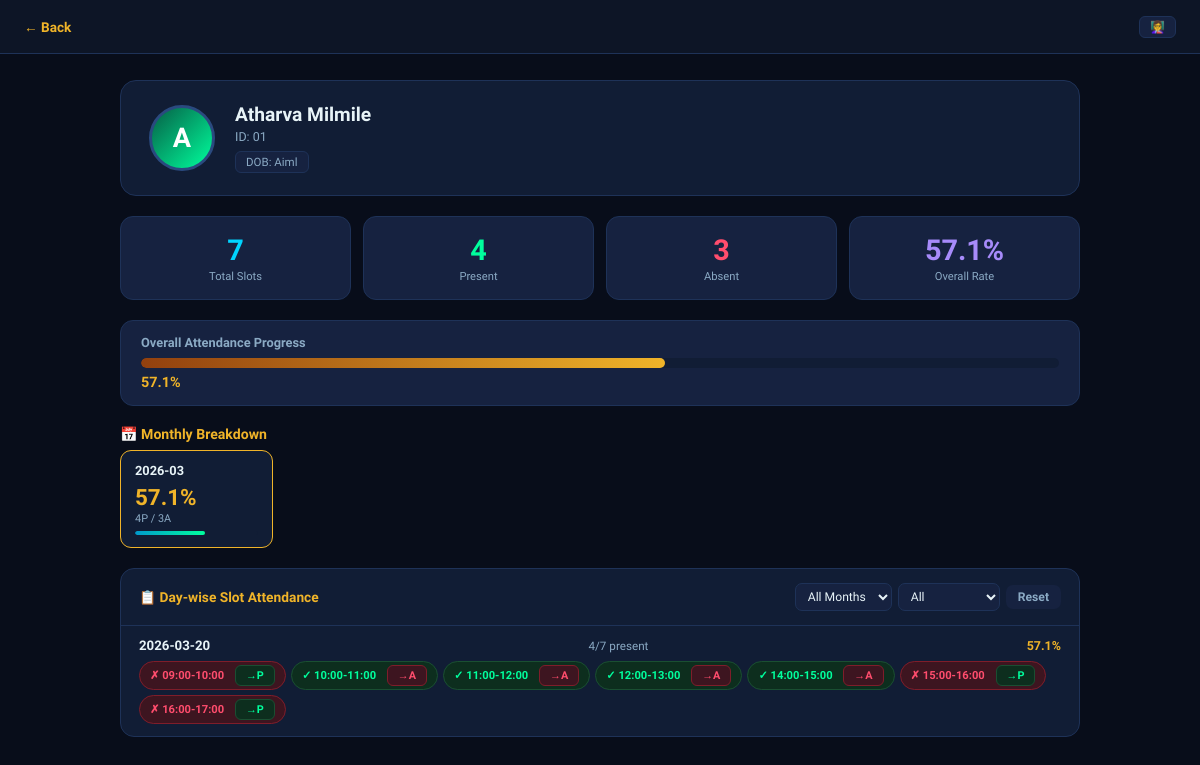
/teacher/student/01 (signed in), run on the app's committed database.
### tables this page shows
CREATE TABLE students (
            id          INTEGER PRIMARY KEY AUTOINCREMENT,
            student_id  TEXT    UNIQUE NOT NULL,
            name        TEXT    NOT NULL,
            encoding    BLOB    NOT NULL,
            registered_at TIMESTAMP DEFAULT CURRENT_TIMESTAMP
        , class_branch TEXT NOT NULL DEFAULT '', dob TEXT NOT NULL DEFAULT '', photo_path TEXT DEFAULT '', class_name TEXT DEFAULT '', branch TEXT DEFAULT '');

CREATE TABLE attendance (
            id          INTEGER PRIMARY KEY AUTOINCREMENT,
            student_id  TEXT    NOT NULL,
            name        TEXT    NOT NULL,
            date        TEXT    NOT NULL,
            time        TEXT    NOT NULL,
            marked_at   TIMESTAMP DEFAULT CURRENT_TIMESTAMP, session TEXT NOT NULL DEFAULT 'Morning', status TEXT NOT NULL DEFAULT 'Present', slot TEXT NOT NULL DEFAULT '', marked_by TEXT DEFAULT 'auto',
            FOREIGN KEY (student_id) REFERENCES students(student_id)
        );

### app.py (the view)
@app.route("/teacher/student/<sid>")
@require_role("teacher", "admin")
def teacher_student_profile(sid):
    student = database.get_student_by_id(sid)
    if not student: return "Student not found", 404
    summary       = database.get_student_summary(sid)
    daily_records = database.get_student_daily_attendance(sid)
    slots         = database.get_slots()
    today         = date.today().strftime("%Y-%m-%d")
    return render_template("teacher/student_profile.html",
        student      = student,
        summary      = summary,
        daily_records= daily_records,
        slots        = slots,
        today        = today,
        teacher_name = session.get("name",""),
        back_url     = url_for("teacher_dashboard") if session.get("role")=="teacher"
                       else url_for("admin_dashboard"))

### app.py (called while the page is built)
def require_role(*roles):
    from functools import wraps
    def decorator(f):
        @wraps(f)
        def wrapped(*args, **kwargs):
            if "role" not in session or session["role"] not in roles:
                if request.headers.get("X-Requested-With") == "XMLHttpRequest" \
                   or request.is_json \
                   or request.method == "POST":
                    return jsonify({"ok": False, "msg": "Session expired. Please log in again."}), 401
                return redirect(url_for("login"))
            return f(*args, **kwargs)
        return wrapped
    return decorator

### database.py (called while the page is built)
def get_connection():
    os.makedirs("data", exist_ok=True)
    conn = sqlite3.connect(DB_PATH)
    conn.row_factory = sqlite3.Row
    return conn

def get_slots() -> list:
    s = get_all_settings()
    from datetime import datetime, timedelta
    fmt   = "%H:%M"
    cur   = datetime.strptime(s.get("day_start","09:00"), fmt)
    end   = datetime.strptime(s.get("day_end","17:00"), fmt)
    b_s   = datetime.strptime(s.get("break_start","13:00"), fmt)
    b_e   = datetime.strptime(s.get("break_end","14:00"), fmt)
    delta = timedelta(minutes=int(s.get("slot_duration","60")))
    slots = []
    while cur < end:
        nxt = min(cur + delta, end)
        if cur >= b_e or nxt <= b_s:
            slots.append({"label": f"{cur.strftime(fmt)}-{nxt.strftime(fmt)}",
                          "start": cur.strftime(fmt), "end": nxt.strftime(fmt)})
        cur = nxt
    return slots

def get_all_slot_labels() -> list:
    return [s["label"] for s in get_slots()]

def get_all_settings():
    conn=get_connection();c=conn.cursor()
    c.execute("SELECT key,value FROM settings")
    r=c.fetchall();conn.close();return {x["key"]:x["value"] for x in r}

def get_student_by_id(sid):
    conn=get_connection();c=conn.cursor()
    c.execute("SELECT student_id,name,class_name,branch,dob,registered_at FROM students WHERE student_id=?",
              (str(sid),))
    r=c.fetchone();conn.close();return dict(r) if r else None

def get_student_attendance(sid) -> list:
    conn=get_connection();c=conn.cursor()
    c.execute("SELECT date,time,slot,status,marked_by FROM attendance WHERE student_id=? ORDER BY date DESC,slot",
              (str(sid),))
    r=c.fetchall();conn.close();return [dict(x) for x in r]

### templates/teacher/student_profile.html (shortened to what this page needs)
<!DOCTYPE html>
<html lang="en">
<head>
<link rel="stylesheet" href="/static/css/shared.css">
</head>
<body>
<div class="topbar2">
  <a href="{{ back_url }}" class="back">← Back</a>
  <span style="background:var(--glass2);border:1px solid var(--border);border-radius:6px;
    padding:3px 10px;font-size:.75rem;color:var(--warning)">👩‍🏫 {{ teacher_name }}</span>
</div>
<div class="container">
  <div class="profile-card">
    <div class="avatar">{{ student.name[0]|upper }}</div>
    <div class="pi">
      <h2>{{ student.name }}</h2>
      <p>ID: {{ student.student_id }}</p>
      <div class="tags">
        <span class="tag">DOB: {{ student.dob or '—' }}</span>
      </div>
    </div>
  </div>
  <div class="stats-row">
    <div class="sc c-cyan"><div class="num">{{ summary.total }}</div><div class="lbl">Total Slots</div></div>
    <div class="sc c-green"><div class="num">{{ summary.present }}</div><div class="lbl">Present</div></div>
    <div class="sc c-red"><div class="num">{{ summary.absent }}</div><div class="lbl">Absent</div></div>
    <div class="sc c-purple"><div class="num">{{ summary.percentage }}%</div><div class="lbl">Overall Rate</div></div>
  </div>
  <div class="pbar-wrap">
    <h3>Overall Attendance Progress</h3>
    <div class="pbar-track">
      <div class="pbar-fill" id="pb" style="width:0%;
        background:{% if summary.percentage >= 75 %}linear-gradient(90deg,var(--accent2),var(--success))
        {% elif summary.percentage >= 50 %}linear-gradient(90deg,#92400e,var(--warning))
        {% else %}linear-gradient(90deg,#7f1d1d,var(--danger)){% endif %}"></div>
    </div>
    <div class="pbar-lbl {% if summary.percentage >= 75 %}pct-good{% elif summary.percentage >= 50 %}pct-warn{% else %}pct-bad{% endif %}">
      {{ summary.percentage }}%
    </div>
  </div>
  {% if summary.monthly %}
  <div class="monthly-section">
    <h2>📅 Monthly Breakdown</h2>
    <div class="monthly-grid">
      {% for month, data in summary.monthly.items()|sort(reverse=true) %}
      <div class="month-card {% if loop.first %}active{% endif %}"
           onclick="filterByMonth('{{ month }}')" id="mc-{{ month }}">
        <div class="month-name">{{ month }}</div>
        <div class="month-pct {% if data.pct >= 75 %}pct-good{% elif data.pct >= 50 %}pct-warn{% else %}pct-bad{% endif %}">
          {{ data.pct }}%
        </div>
        <div class="month-sub">{{ data.present }}P / {{ data.absent }}A</div>
        <div class="mini-track"><div class="mini-fill" style="width:{{ data.pct }}%"></div></div>
      </div>
      {% endfor %}
    </div>
  </div>
  {% endif %}
  <div class="day-section">
    <div class="day-header">
      <h2>📋 Day-wise Slot Attendance</h2>
      <div class="filter-row">
        <select id="f-month" onchange="filterByMonth(this.value)">
          <option value="">All Months</option>
        </select>
        <select id="f-status" onchange="applyFilter()">
          <option value="">All</option>
        </select>
        <button class="fbtn fbtn-s" onclick="resetFilter()">Reset</button>
      </div>
    </div>
    <div id="days-container">
      {% if daily_records %}
        {% for day in daily_records %}
        {% set pct = (day.present / day.total * 100)|round(1) if day.total else 0 %}
        <div class="day-row"
             data-month="{{ day.date[:7] }}"
             data-has-absent="{{ 'true' if day.present < day.total else 'false' }}"
             id="day-{{ day.date }}">
          <div class="day-row-header">
            <span class="day-date">{{ day.date }}</span>
            <span class="day-summary">{{ day.present }}/{{ day.total }} present</span>
            <span class="day-pct {% if pct >= 75 %}pct-good{% elif pct >= 50 %}pct-warn{% else %}pct-bad{% endif %}">
              {{ pct }}%
            </span>
          </div>
          <div class="slot-grid">
            {% for slot_rec in day.slots %}
            {% if slot_rec.status == 'Present' %}
            <div class="slot-chip slot-present">
              ✓ {{ slot_rec.slot }}
              <button class="manual-btn btn-mark-a"
                      onclick="removeAtt('{{ student.student_id }}','{{ day.date }}','{{ slot_rec.slot }}')">
                →A
              </button>
            </div>
            {% elif slot_rec.status == 'Absent' %}
            <div class="slot-chip slot-absent">
              ✗ {{ slot_rec.slot }}
              <button class="manual-btn btn-mark-p"
                      onclick="manualMark('{{ student.student_id }}','{{ day.date }}','{{ slot_rec.slot }}')">
                →P
              </button>
            </div>
            {% endif %}
            {% endfor %}
          </div>
        </div>
        {% endfor %}
      {% else %}
        <div class="empty">📭 No attendance records yet.</div>
      {% endif %}
    </div>
  </div>
</div>
</body>
</html>

### static/css/shared.css (style rules this page uses)
*,*::before,*::after { box-sizing:border-box;margin:0;padding:0 }
:root { --bg:#080d1a;--surface:#0d1526;--glass:#111d35;--glass2:#162240; --border:#1e3258;--border2:#2a4a7f; --accent:#00d4ff;--accent2:#0099cc; --danger:#ff4d6d;--success:#00ff9d;--warning:#f0b429;--purple:#7c3aed; --text:#e8f4f8;--text2:#8baac4;--text3:#4a6885; }
body { font-family:'Sora',sans-serif;background:var(--bg);color:var(--text);display:flex;min-height:100vh; }
.sc { background:var(--glass2);border:1px solid var(--border);border-radius:14px;padding:18px 20px;text-align:center; }
.sc .num { font-size:1.9rem;font-weight:700; }
.sc .lbl { font-size:.72rem;color:var(--text2);margin-top:4px; }
.c-cyan .num { color:var(--accent); }
.c-green .num { color:var(--success); }
.c-purple .num { color:#a78bfa; }
.pbar-wrap { background:var(--glass2);border:1px solid var(--border);border-radius:14px;padding:16px 22px;margin-bottom:20px; }
.pbar-wrap h3 { font-size:.83rem;color:var(--text2);margin-bottom:10px; }
.pbar-track { background:var(--glass);border-radius:99px;height:11px;overflow:hidden; }
.pbar-fill { height:100%;border-radius:99px;background:linear-gradient(90deg,var(--accent2),var(--success)); transition:width 1s cubic-bezier(.4,0,.2,1); }
.pbar-lbl { font-size:.95rem;font-weight:700;color:var(--success);margin-top:7px; }
.mini-fill { height:100%;border-radius:99px;background:linear-gradient(90deg,var(--accent2),var(--success)); }

### data on the page
students: name "A", name "Atharva Milmile", student_id "01", dob "Aiml"
attendance: date "2026-03-20", present "4", total "7", pct "57.1", slot "09:00-10:00" "15:00-16:00" "16:00-17:00", slot "10:00-11:00"
attendance: slot "11:00-12:00"
attendance: slot "12:00-13:00"
attendance: slot "14:00-15:00"

### other printed values
{{ summary.total }} "7"
{{ summary.present }} "4"
{{ summary.absent }} "3"
{{ summary.percentage }} "57.1"
{{ month }} "2026-03"
{{ data.pct }} "57.1"
{{ data.present }} "4"
{{ data.absent }} "3"
